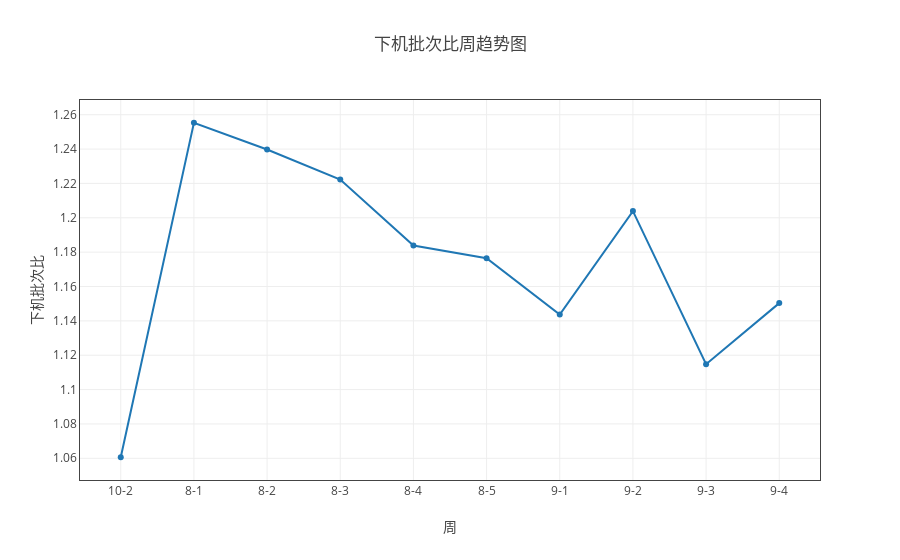
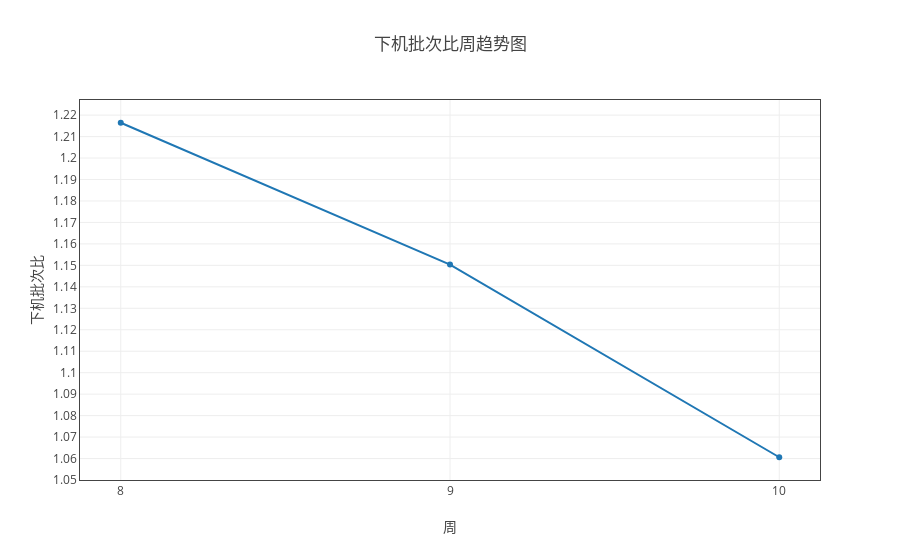

The notebook cell these images were saved under, in order:
### Markdown cell above
#### 下机批次比

### Code cell
ss = myModule.format(all_df1 ,"日期（格式“月-周次”）" ,['下机批次数','下机项目数'])
tt = ss.get_total_ratio([['下机批次比' ,'下机批次数' , '下机项目数','/']] )
myModule.myPlot(tt).plot('line')

ss = myModule.format(all_df1 ,"month" ,['下机批次数','下机项目数'])
tt = ss.get_total_ratio([['下机批次比' ,'下机批次数' , '下机项目数','/']] )
myModule.myPlot(tt).plot('line')

### Figure 1 — Plotly figure (JSON) as saved in the notebook; plotly's stock layout.template omitted (floating-point values rounded to 4 significant figures)
{"data": [{"name": "下机批次比", "type": "scatter", "uid": "ad1dfcec-d1e5-11e8-8ddb-a41f72875c19", "x": ["10-2", "8-1", "8-2", "8-3", "8-4", "8-5", "9-1", "9-2", "9-3", "9-4"], "y": [1.061, 1.255, 1.24, 1.222, 1.184, 1.176, 1.144, 1.204, 1.115, 1.15]}], "layout": {"title": "下机批次比周趋势图", "xaxis": {"mirror": "all", "nticks": 20, "showgrid": true, "showline": true, "title": "周", "type": "category", "zeroline": true}, "yaxis": {"mirror": "all", "nticks": 20, "showgrid": true, "showline": true, "title": "下机批次比", "zeroline": true}}}

### Figure 2 — Plotly figure (JSON) as saved in the notebook; plotly's stock layout.template omitted (floating-point values rounded to 4 significant figures)
{"data": [{"name": "下机批次比", "type": "scatter", "uid": "ad1dfced-d1e5-11e8-8ddb-a41f72875c19", "x": [8, 9, 10], "y": [1.216, 1.15, 1.061]}], "layout": {"title": "下机批次比周趋势图", "xaxis": {"mirror": "all", "nticks": 20, "showgrid": true, "showline": true, "title": "周", "type": "category", "zeroline": true}, "yaxis": {"mirror": "all", "nticks": 20, "showgrid": true, "showline": true, "title": "下机批次比", "zeroline": true}}}
